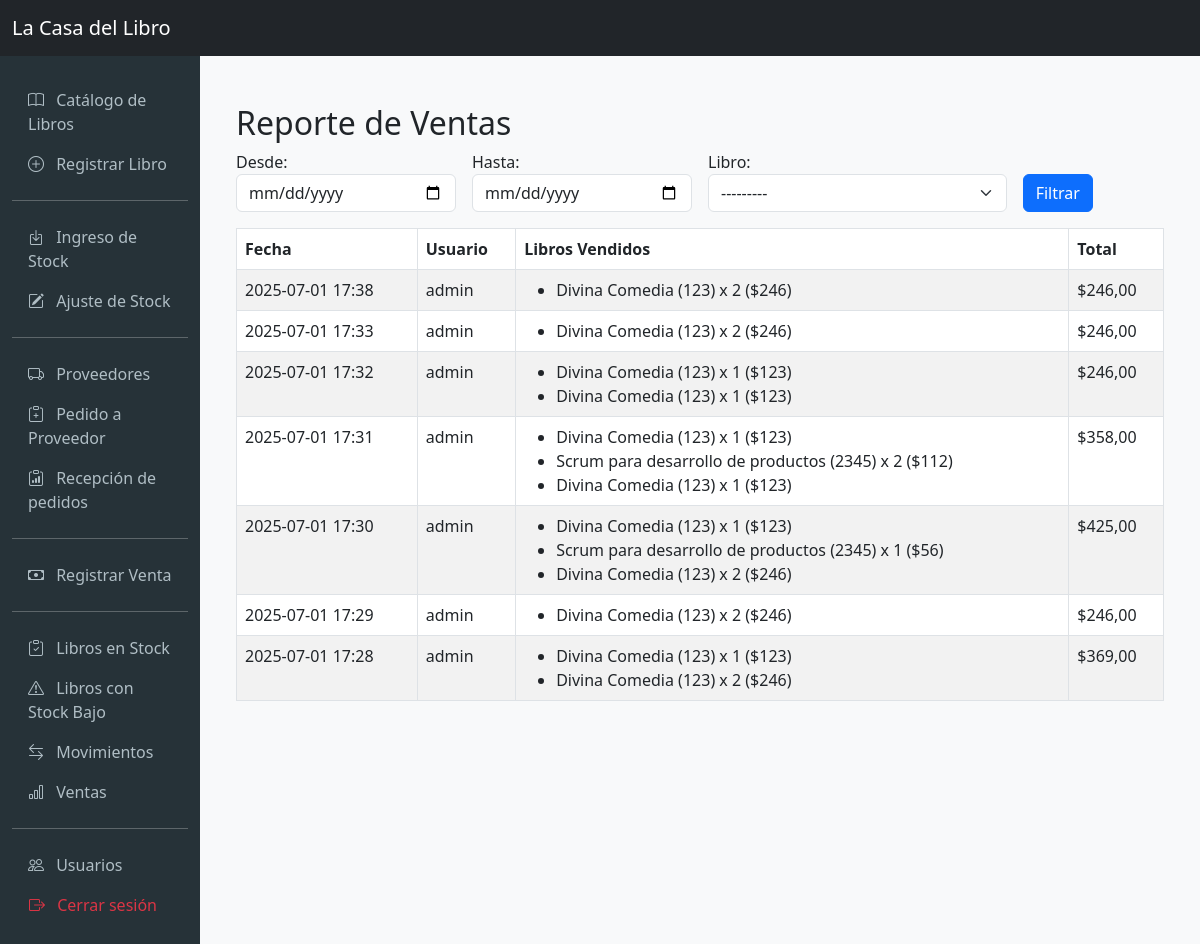
Page /reportes/ventas/ (signed in) on the committed database.
### ventas/models.py (models this page shows, shortened)
class Venta(models.Model):
    fecha_venta = models.DateTimeField(auto_now_add=True)
    usuario = models.ForeignKey(Usuario, on_delete=models.PROTECT, related_name='ventas')
    total = models.DecimalField(max_digits=10, decimal_places=2, default=0)

class DetalleVenta(models.Model):
    venta = models.ForeignKey(Venta, on_delete=models.CASCADE, related_name='detalles')
    libro = models.ForeignKey(Libro, on_delete=models.PROTECT)
    cantidad = models.PositiveIntegerField()
    precio_unitario = models.DecimalField(max_digits=10, decimal_places=2)
    subtotal = models.DecimalField(max_digits=10, decimal_places=2)

### usuarios/models.py (models this page shows)
class Usuario(AbstractUser):
    nombre_completo = models.CharField(max_length=150, verbose_name='Nombre completo')
    email = models.EmailField(unique=True)
    rol = models.ForeignKey(Rol, on_delete=models.PROTECT, related_name='usuarios', verbose_name='Rol')
    is_active = models.BooleanField(default=True, verbose_name='Activo')
    def __str__(self):
        return self.username
    class Meta:
        verbose_name = 'Usuario'
        verbose_name_plural = 'Usuarios'

### libros/models.py (models this page shows)
class Libro(models.Model):
    isbn = models.CharField(max_length=13, unique=True, verbose_name='ISBN')
    titulo = models.CharField(max_length=255, verbose_name='Título')
    autor = models.CharField(max_length=255, verbose_name='Autor(es)')
    editorial = models.CharField(max_length=255, verbose_name='Editorial')
    precio_venta = models.DecimalField(max_digits=10, decimal_places=2, verbose_name='Precio de Venta')
    costo_adquisicion = models.DecimalField(max_digits=10, decimal_places=2, verbose_name='Costo de Adquisición')
    stock_actual = models.IntegerField(default=0, verbose_name='Stock Actual')
    stock_minimo = models.IntegerField(default=5, verbose_name='Stock Mínimo')
    categoria = models.CharField(max_length=100, verbose_name='Categoría/Género')
    sinopsis = models.TextField(blank=True, null=True, verbose_name='Sinopsis')
    def __str__(self):
        return f"{self.titulo} ({self.isbn})"
    class Meta:
        verbose_name = 'Libro'
        verbose_name_plural = 'Libros'

### reportes/views.py (the view)
# urls.py: path('ventas/', ReporteVentasView.as_view(), name='reporte_ventas'),
class ReporteVentasView(ListView):
    model = Venta
    template_name = 'reportes/reporte_ventas.html'
    context_object_name = 'ventas'
    paginate_by = 30
    def get_queryset(self):
        qs = Venta.objects.prefetch_related('detalles__libro', 'usuario').order_by('-fecha_venta')
        fecha_inicio = self.request.GET.get('fecha_inicio')
        fecha_fin = self.request.GET.get('fecha_fin')
        libro_id = self.request.GET.get('libro')
        if fecha_inicio:
            qs = qs.filter(fecha_venta__date__gte=fecha_inicio)
        if fecha_fin:
            qs = qs.filter(fecha_venta__date__lte=fecha_fin)
        if libro_id:
            qs = qs.filter(detalles__libro_id=libro_id).distinct()
        return qs
    def get_context_data(self, **kwargs):
        context = super().get_context_data(**kwargs)
        context['filtro_form'] = FiltroVentasForm(self.request.GET)
        return context

### reportes/views.py
class FiltroVentasForm(forms.Form):
    fecha_inicio = forms.DateField(required=False, label='Desde', widget=forms.DateInput(attrs={'type': 'date', 'class': 'form-control'}))
    fecha_fin = forms.DateField(required=False, label='Hasta', widget=forms.DateInput(attrs={'type': 'date', 'class': 'form-control'}))
    libro = forms.ModelChoiceField(queryset=Libro.objects.all(), required=False, label='Libro', widget=forms.Select(attrs={'class': 'form-select'}))

### reportes/templates/reportes/reporte_ventas.html (shortened to what this page needs)
{% extends 'base.html' %}
{% block content %}
<div class="container mt-4">
    <h2>Reporte de Ventas</h2>
    <form method="get" class="row g-3 mb-3">
        <div class="col-md-3">
            {{ filtro_form.fecha_inicio.label_tag }}
            {{ filtro_form.fecha_inicio }}
        </div>
        <div class="col-md-3">
            {{ filtro_form.fecha_fin.label_tag }}
            {{ filtro_form.fecha_fin }}
        </div>
        <div class="col-md-4">
            {{ filtro_form.libro.label_tag }}
            {{ filtro_form.libro }}
        </div>
        <div class="col-md-2 d-flex align-items-end">
            <button type="submit" class="btn btn-primary">Filtrar</button>
        </div>
    </form>
    <table class="table table-bordered table-striped">
        <thead>
            <tr>
                <th>Fecha</th>
                <th>Usuario</th>
                <th>Libros Vendidos</th>
                <th>Total</th>
            </tr>
        </thead>
        <tbody>
            {% for venta in ventas %}
            <tr>
                <td>{{ venta.fecha_venta|date:'Y-m-d H:i' }}</td>
                <td>{{ venta.usuario }}</td>
                <td>
                    <ul class="mb-0">
                        {% for det in venta.detalles.all %}
                        <li>{{ det.libro }} x {{ det.cantidad }} (${% widthratio det.subtotal 1 1 %})</li>
                        {% endfor %}
                    </ul>
                </td>
                <td>${{ venta.total }}</td>
            </tr>
            {% empty %}
            <tr><td colspan="4">No hay ventas registradas.</td></tr>
            {% endfor %}
        </tbody>
    </table>
</div>
{% endblock %}

### templates/base.html (style rules this page uses)
body { background-color: #f8f9fa; }

### rows in the picture
Venta: fecha_venta "2025-07-01 17:38", usuario "admin", total "246,00"
DetalleVenta: libro "Divina Comedia (123)", cantidad "2", subtotal "246"
Venta: fecha_venta "2025-07-01 17:33", usuario "admin", total "246,00"
DetalleVenta: libro "Divina Comedia (123)", cantidad "2", subtotal "246"
Venta: fecha_venta "2025-07-01 17:32", usuario "admin", total "246,00"
DetalleVenta: libro "Divina Comedia (123)", cantidad "1", subtotal "123"
DetalleVenta: libro "Divina Comedia (123)", cantidad "1", subtotal "123"
Venta: fecha_venta "2025-07-01 17:31", usuario "admin", total "358,00"
DetalleVenta: libro "Divina Comedia (123)", cantidad "1", subtotal "123"
DetalleVenta: libro "Scrum para desarrollo de productos (2345)", cantidad "2", subtotal "112"
DetalleVenta: libro "Divina Comedia (123)", cantidad "1", subtotal "123"
Venta: fecha_venta "2025-07-01 17:30", usuario "admin", total "425,00"
DetalleVenta: libro "Divina Comedia (123)", cantidad "1", subtotal "123"
DetalleVenta: libro "Scrum para desarrollo de productos (2345)", cantidad "1", subtotal "56"
DetalleVenta: libro "Divina Comedia (123)", cantidad "2", subtotal "246"
Venta: fecha_venta "2025-07-01 17:29", usuario "admin", total "246,00"
DetalleVenta: libro "Divina Comedia (123)", cantidad "2", subtotal "246"
Venta: fecha_venta "2025-07-01 17:28", usuario "admin", total "369,00"
DetalleVenta: libro "Divina Comedia (123)", cantidad "1", subtotal "123"
DetalleVenta: libro "Divina Comedia (123)", cantidad "2", subtotal "246"

### other values in the picture
{{ filtro_form.fecha_inicio.label_tag }} "Desde:"
{{ filtro_form.fecha_fin.label_tag }} "Hasta:"
{{ filtro_form.libro.label_tag }} "Libro:"
